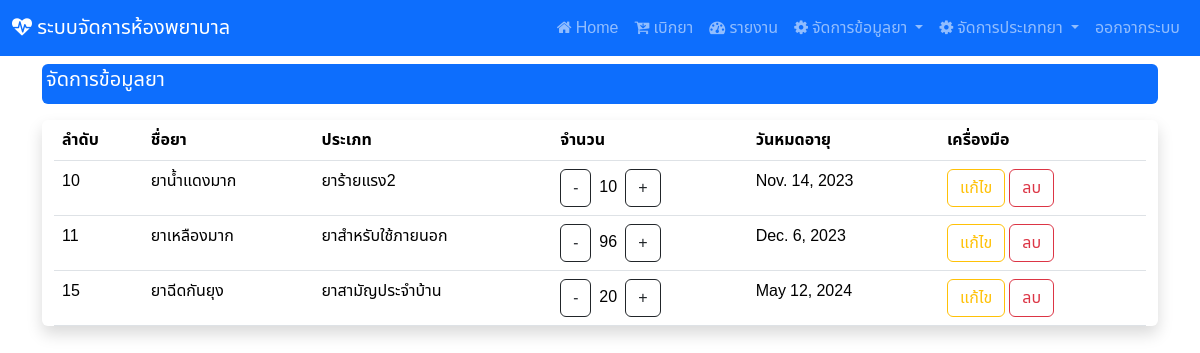
/manage_drug (signed in), run on the app's committed database.
### hospital_app/models.py (models this page shows, shortened)
class drug(models.Model):
    drug_id = models.AutoField(primary_key=True)
    drug_name = models.CharField(max_length=255)
    drug_type = models.ForeignKey(d_type, on_delete=models.CASCADE)
    drug_qty = models.IntegerField()
    drug_exp = models.DateField()

class d_type(models.Model):
    type_id = models.AutoField(primary_key=True)
    type_name = models.CharField(max_length=255)
    def __str__(self):
        return f"{self.type_name}"

### hospital_app/views.py (the view)
# urls.py: path('manage_drug',views.manage_drug),
def manage_drug(request):
    show_drug = drug.objects.all()
    context  = {"drug" : show_drug}
    return render(request,'edit_drug.html',context)

### hospital_app/templates/edit_drug.html (shortened to what this page needs)
{% extends "base.html" %}
{% block content %}
<div class="mt-2 p-1 bg-primary text-white rounded">
    <h5>จัดการข้อมูลยา</h5>
  </div>
<div class="container-fluid my-3 justify-content-center align-items-center shadow rounded">
<table class="table table-responsive">
    <thead>
        <tr>
            <th><div class="col d-none d-sm-block">
              ลำดับ
            </div></th>
            <th>ชื่อยา</th>
            <th>ประเภท</th>
            <th>จำนวน</th>
            <th>
              <div class="col d-none d-sm-block">
                วันหมดอายุ
              </div>
            </th>
            <th>เครื่องมือ</th>
        </tr>
    </thead>
    <tbody>
        {% for i in drug %}
        <tr>
            <td>{{i.drug_id}}</td>
            <td>{{i.drug_name}}</td>
            <td>{{i.drug_type}}</td>
            <td><a class="btn btn-outline-dark me-2" href="decrease_drug/{{i.drug_id}}">-</a>{{i.drug_qty}}<a class="btn btn-outline-dark ms-2" href="increase_drug/{{i.drug_id}}">+</a></td>
            <td>{{i.drug_exp}}</td>
            <td> {% comment %} ปุ่มแก้ไข และ ลบ จะกลายเป็นไอคอนไม่จอลดขนาดลง {% endcomment %}
              <div class="col d-none d-sm-block">
                <a href="edit/{{i.drug_id}}" class="btn btn-outline-warning">แก้ไข<a/>
                  <a href="#" class="btn btn-outline-danger" data-bs-toggle="modal"
                  data-bs-target="#deleteConfirmationModal"
                  onclick="setDeleteUrl('delete/{{i.drug_id}}')">
                  ลบ
                    </a>
              </div>
              </td>{% comment %} ปุ่มแก้ไข และ ลบ จะกลายเป็นไอคอนไม่จอลดขนาดลง {% endcomment %}
        </tr>
        {% endfor %}
    </tbody>
</div>
{% endblock  %}

### hospital_app/templates/base.html (style rules this page uses)
body { font-family: "Noto Sans Thai", sans-serif; }

### data on the page
drug: drug_id "10", drug_name "ยาน้ำแดงมาก", drug_type "ยาร้ายแรง2", drug_qty "10", drug_exp "Nov. 14, 2023"
drug: drug_id "11", drug_name "ยาเหลืองมาก", drug_type "ยาสำหรับใช้ภายนอก", drug_qty "96", drug_exp "Dec. 6, 2023"
drug: drug_id "15", drug_name "ยาฉีดกันยุง", drug_type "ยาสามัญประจำบ้าน", drug_qty "20", drug_exp "May 12, 2024"
